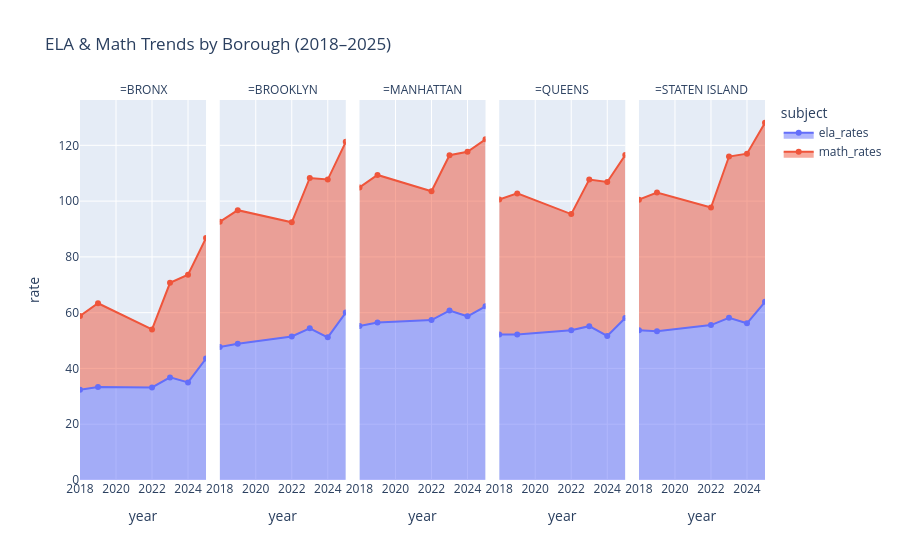

Source (notebook cell):
### Code cell
#Graphing merged ELA and Math rates based on borough and year
rate_year_fig = px.area(
    long_year,
    x="year",
    y="rate",
    color="subject",
    facet_col="borough",
    labels={"borough": ""},
    title="ELA & Math Trends by Borough (2018–2025)",
    markers=True
)

rate_year_fig.show()
rate_year_fig.write_html("ela_math_year.html")

### Figure 1 — Plotly figure (JSON) as saved in the notebook; plotly's stock layout.template omitted (floating-point values rounded to 4 significant figures)
{"data": [{"fillpattern": {"shape": ""}, "hovertemplate": "subject=ela_rates<br>=BRONX<br>year=%{x}<br>rate=%{y}<extra></extra>", "legendgroup": "ela_rates", "line": {"color": "#636efa"}, "marker": {"symbol": "circle"}, "mode": "lines+markers", "name": "ela_rates", "orientation": "v", "showlegend": true, "stackgroup": "1", "type": "scatter", "x": [2018, 2019, 2022, 2023, 2024, 2025], "xaxis": "x", "y": [32.36, 33.39, 33.17, 36.79, 34.97, 43.56], "yaxis": "y"}, {"fillpattern": {"shape": ""}, "hovertemplate": "subject=ela_rates<br>=BROOKLYN<br>year=%{x}<br>rate=%{y}<extra></extra>", "legendgroup": "ela_rates", "line": {"color": "#636efa"}, "marker": {"symbol": "circle"}, "mode": "lines+markers", "name": "ela_rates", "orientation": "v", "showlegend": false, "stackgroup": "1", "type": "scatter", "x": [2018, 2019, 2022, 2023, 2024, 2025], "xaxis": "x2", "y": [47.73, 48.83, 51.44, 54.4, 51.14, 60.04], "yaxis": "y2"}, {"fillpattern": {"shape": ""}, "hovertemplate": "subject=ela_rates<br>=MANHATTAN<br>year=%{x}<br>rate=%{y}<extra></extra>", "legendgroup": "ela_rates", "line": {"color": "#636efa"}, "marker": {"symbol": "circle"}, "mode": "lines+markers", "name": "ela_rates", "orientation": "v", "showlegend": false, "stackgroup": "1", "type": "scatter", "x": [2018, 2019, 2022, 2023, 2024, 2025], "xaxis": "x3", "y": [55.21, 56.49, 57.34, 60.77, 58.7, 62.29], "yaxis": "y3"}, {"fillpattern": {"shape": ""}, "hovertemplate": "subject=ela_rates<br>=QUEENS<br>year=%{x}<br>rate=%{y}<extra></extra>", "legendgroup": "ela_rates", "line": {"color": "#636efa"}, "marker": {"symbol": "circle"}, "mode": "lines+markers", "name": "ela_rates", "orientation": "v", "showlegend": false, "stackgroup": "1", "type": "scatter", "x": [2018, 2019, 2022, 2023, 2024, 2025], "xaxis": "x4", "y": [52.2, 52.17, 53.69, 55.16, 51.67, 58.09], "yaxis": "y4"}, {"fillpattern": {"shape": ""}, "hovertemplate": "subject=ela_rates<br>=STATEN ISLAND<br>year=%{x}<br>rate=%{y}<extra></extra>", "legendgroup": "ela_rates", "line": {"color": "#636efa"}, "marker": {"symbol": "circle"}, "mode": "lines+markers", "name": "ela_rates", "orientation": "v", "showlegend": false, "stackgroup": "1", "type": "scatter", "x": [2018, 2019, 2022, 2023, 2024, 2025], "xaxis": "x5", "y": [53.69, 53.37, 55.54, 58.19, 56.2, 63.87], "yaxis": "y5"}, {"fillpattern": {"shape": ""}, "hovertemplate": "subject=math_rates<br>=BRONX<br>year=%{x}<br>rate=%{y}<extra></extra>", "legendgroup": "math_rates", "line": {"color": "#EF553B"}, "marker": {"symbol": "circle"}, "mode": "lines+markers", "name": "math_rates", "orientation": "v", "showlegend": true, "stackgroup": "1", "type": "scatter", "x": [2018, 2019, 2022, 2023, 2024, 2025], "xaxis": "x", "y": [26.43, 30.0, 20.8, 33.91, 38.61, 43.24], "yaxis": "y"}, {"fillpattern": {"shape": ""}, "hovertemplate": "subject=math_rates<br>=BROOKLYN<br>year=%{x}<br>rate=%{y}<extra></extra>", "legendgroup": "math_rates", "line": {"color": "#EF553B"}, "marker": {"symbol": "circle"}, "mode": "lines+markers", "name": "math_rates", "orientation": "v", "showlegend": false, "stackgroup": "1", "type": "scatter", "x": [2018, 2019, 2022, 2023, 2024, 2025], "xaxis": "x2", "y": [44.84, 47.93, 40.94, 53.9, 56.59, 61.2], "yaxis": "y2"}, {"fillpattern": {"shape": ""}, "hovertemplate": "subject=math_rates<br>=MANHATTAN<br>year=%{x}<br>rate=%{y}<extra></extra>", "legendgroup": "math_rates", "line": {"color": "#EF553B"}, "marker": {"symbol": "circle"}, "mode": "lines+markers", "name": "math_rates", "orientation": "v", "showlegend": false, "stackgroup": "1", "type": "scatter", "x": [2018, 2019, 2022, 2023, 2024, 2025], "xaxis": "x3", "y": [49.7, 52.9, 46.17, 55.69, 58.97, 59.89], "yaxis": "y3"}, {"fillpattern": {"shape": ""}, "hovertemplate": "subject=math_rates<br>=QUEENS<br>year=%{x}<br>rate=%{y}<extra></extra>", "legendgroup": "math_rates", "line": {"color": "#EF553B"}, "marker": {"symbol": "circle"}, "mode": "lines+markers", "name": "math_rates", "orientation": "v", "showlegend": false, "stackgroup": "1", "type": "scatter", "x": [2018, 2019, 2022, 2023, 2024, 2025], "xaxis": "x4", "y": [48.34, 50.6, 41.66, 52.6, 55.17, 58.46], "yaxis": "y4"}, {"fillpattern": {"shape": ""}, "hovertemplate": "subject=math_rates<br>=STATEN ISLAND<br>year=%{x}<br>rate=%{y}<extra></extra>", "legendgroup": "math_rates", "line": {"color": "#EF553B"}, "marker": {"symbol": "circle"}, "mode": "lines+markers", "name": "math_rates", "orientation": "v", "showlegend": false, "stackgroup": "1", "type": "scatter", "x": [2018, 2019, 2022, 2023, 2024, 2025], "xaxis": "x5", "y": [46.83, 49.7, 42.17, 57.8, 60.83, 64.23], "yaxis": "y5"}], "layout": {"annotations": [{"font": {}, "showarrow": false, "text": "=BRONX", "x": 0.092, "xanchor": "center", "xref": "paper", "y": 1, "yanchor": "bottom", "yref": "paper"}, {"font": {}, "showarrow": false, "text": "=BROOKLYN", "x": 0.296, "xanchor": "center", "xref": "paper", "y": 1, "yanchor": "bottom", "yref": "paper"}, {"font": {}, "showarrow": false, "text": "=MANHATTAN", "x": 0.5, "xanchor": "center", "xref": "paper", "y": 1, "yanchor": "bottom", "yref": "paper"}, {"font": {}, "showarrow": false, "text": "=QUEENS", "x": 0.704, "xanchor": "center", "xref": "paper", "y": 1, "yanchor": "bottom", "yref": "paper"}, {"font": {}, "showarrow": false, "text": "=STATEN ISLAND", "x": 0.908, "xanchor": "center", "xref": "paper", "y": 1, "yanchor": "bottom", "yref": "paper"}], "legend": {"title": {"text": "subject"}, "tracegroupgap": 0}, "title": {"text": "ELA & Math Trends by Borough (2018–2025)"}, "xaxis": {"anchor": "y", "domain": [0, 0.184], "title": {"text": "year"}}, "xaxis2": {"anchor": "y2", "domain": [0.204, 0.388], "matches": "x", "title": {"text": "year"}}, "xaxis3": {"anchor": "y3", "domain": [0.408, 0.592], "matches": "x", "title": {"text": "year"}}, "xaxis4": {"anchor": "y4", "domain": [0.612, 0.796], "matches": "x", "title": {"text": "year"}}, "xaxis5": {"anchor": "y5", "domain": [0.816, 1], "matches": "x", "title": {"text": "year"}}, "yaxis": {"anchor": "x", "domain": [0, 1], "title": {"text": "rate"}}, "yaxis2": {"anchor": "x2", "domain": [0, 1], "matches": "y", "showticklabels": false}, "yaxis3": {"anchor": "x3", "domain": [0, 1], "matches": "y", "showticklabels": false}, "yaxis4": {"anchor": "x4", "domain": [0, 1], "matches": "y", "showticklabels": false}, "yaxis5": {"anchor": "x5", "domain": [0, 1], "matches": "y", "showticklabels": false}}}
